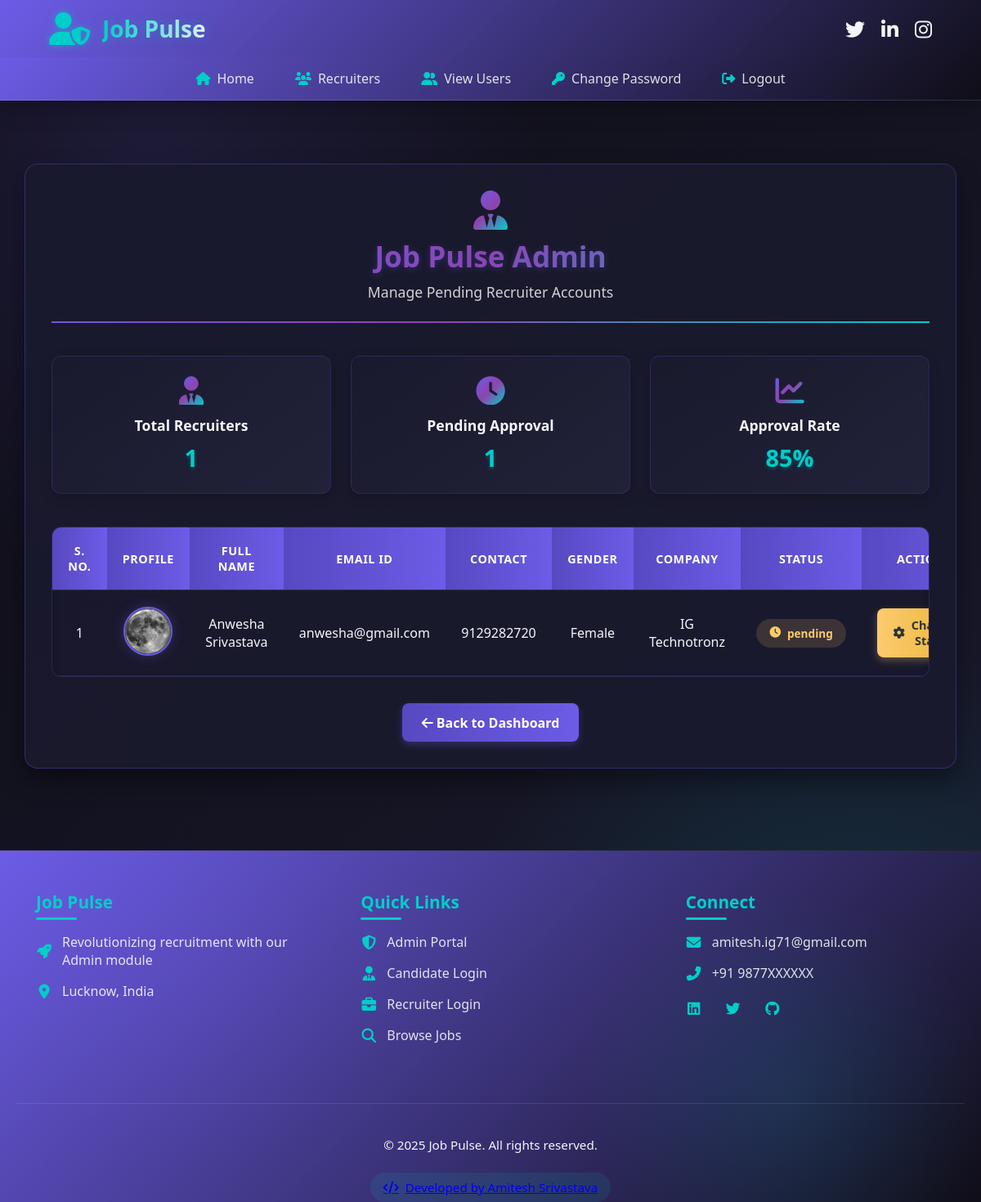
The app's page /recuiter_pending (signed in) with its own data.
### job/models.py (models this page shows, shortened)
class Recuiter(models.Model):
    user=models.ForeignKey(User,on_delete=models.CASCADE)
    mobile = models.CharField(max_length=20,null=True)
    image = models.FileField(null=True)
    gender = models.CharField(max_length=10,null=True)
    company=models.CharField(max_length=100,null=True)
    type = models.CharField(max_length=20,null=True)
    status=models.CharField(max_length=20,null=True)

### job/views.py (the view)
# urls.py: path('recuiter_pending',recuiter_pending,name="recuiter_pending"),
def recuiter_pending(request):
    if not request.user.is_authenticated:
        return redirect('admin_login')
    data = Recuiter.objects.filter(status='pending')
    d = {'data':data}
    return render(request,'recuiter_pending.html',d)

### job/templates/recuiter_pending.html (shortened to what this page needs)
{% load static %}
{% block body %}
{% include 'admin_navigation.html' %}
<link href="https://unpkg.com/boxicons@2.1.4/css/boxicons.min.css" rel="stylesheet">
<link href="https://cdnjs.cloudflare.com/ajax/libs/font-awesome/6.4.0/css/all.min.css" rel="stylesheet">
<link rel="stylesheet" href="{% static 'css/recruiter_pending.css' %}">
<div class="recruiters-container">
    <div class="page-header">
        <i class="fas fa-user-tie"></i>
        <h1>Job Pulse Admin</h1>
        <p>Manage Pending Recruiter Accounts</p>
    </div>
    <div class="stats-cards">
        <div class="stat-card">
            <i class="fas fa-user-tie"></i>
            <h3>Total Recruiters</h3>
            <p>{{ data|length }}</p>
        </div>
        <div class="stat-card">
            <i class="fas fa-clock"></i>
            <h3>Pending Approval</h3>
            <p>{{ data|length }}</p>
        </div>
        <div class="stat-card">
            <i class="fas fa-chart-line"></i>
            <h3>Approval Rate</h3>
            <p>85%</p>
        </div>
    </div>
    <div class="table-container">
        {% if data %}
        <table id="example">
            <thead>
                <tr>
                    <th>S. No.</th>
                    <th>Profile</th>
                    <th>Full Name</th>
                    <th>Email ID</th>
                    <th>Contact</th>
                    <th>Gender</th>
                    <th>Company</th>
                    <th>Status</th>
                    <th>Actions</th>
                </tr>
            </thead>
            <tbody>
                {% for i in data %}
                <tr>
                    <td>{{ forloop.counter }}</td>
                    <td>
                        <img src="{{ i.image.url }}" class="recruiter-img" alt="{{ i.user.first_name }}">
                    </td>
                    <td>{{ i.user.first_name }} {{ i.user.last_name }}</td>
                    <td>{{ i.user.username }}</td>
                    <td>{{ i.mobile }}</td>
                    <td>{{ i.gender }}</td>
                    <td>{{ i.company }}</td>
                    <td>
                        <span class="status-badge status-pending">
                            <i class="fas fa-clock"></i> {{ i.status }}
                        </span>
                    </td>
                    <td>
                        <div class="action-buttons">
                            <a href="{% url 'change_status' i.id %}" class="btn btn-change">
                                <i class="fas fa-cog"></i> Change Status
                            </a>
                        </div>
                    </td>
                </tr>
                {% endfor %}
            </tbody>
        </table>
        {% else %}
        <div class="empty-state">
            <i class="fas fa-user-check"></i>
            <h3>No Pending Recruiters</h3>
            <p>All recruiter accounts have been processed.</p>
        </div>
        {% endif %}
    </div>
    <a href="{% url 'admin_home' %}" class="btn-back">
        <i class="fas fa-arrow-left"></i> Back to Dashboard
    </a>
</div>
{% include 'footer.html' %}
{% endblock %}

### job/static/css/admin_navigation.css (style rules this page uses)
:root { --primary: #6c5ce7; --primary-dark: #5649c0; --secondary: #00cec9; --dark: #1a1a2e; --darker: #0f0e17; --light: #f5f6fa; }
* { margin: 0; padding: 0; box-sizing: border-box; }
body { margin: 10rem auto; font-family: 'Segoe UI', sans-serif; background: var(--darker); padding-top: 100px; }

### job/static/css/footer.css (style rules this page uses)
body { padding: 0 !important; margin: 0 !important; }

### records on screen
Recuiter: image (picture), user.first_name "Anwesha", user.last_name "Srivastava", user.username "anwesha@gmail.com", mobile "9129282720", gender "Female", company "IG Technotronz", status "pending"

### other values on screen
{{ data|length }} "1"
